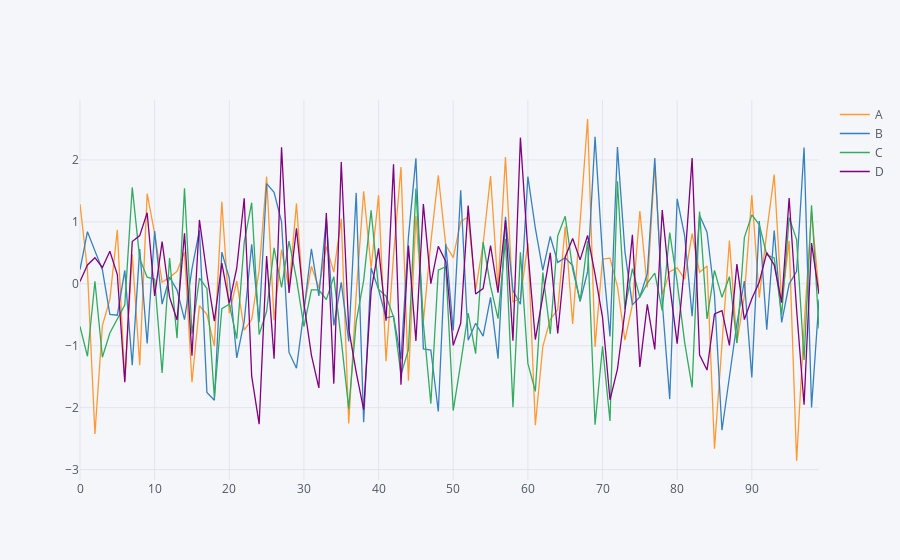

The code cell stored with this chart in its notebook:
### Code cell
df.iplot()
#We can see the advantages of plotly
#saving as png, zooming, Pan, data on hover, controlling plots by selecting perticulat Column
